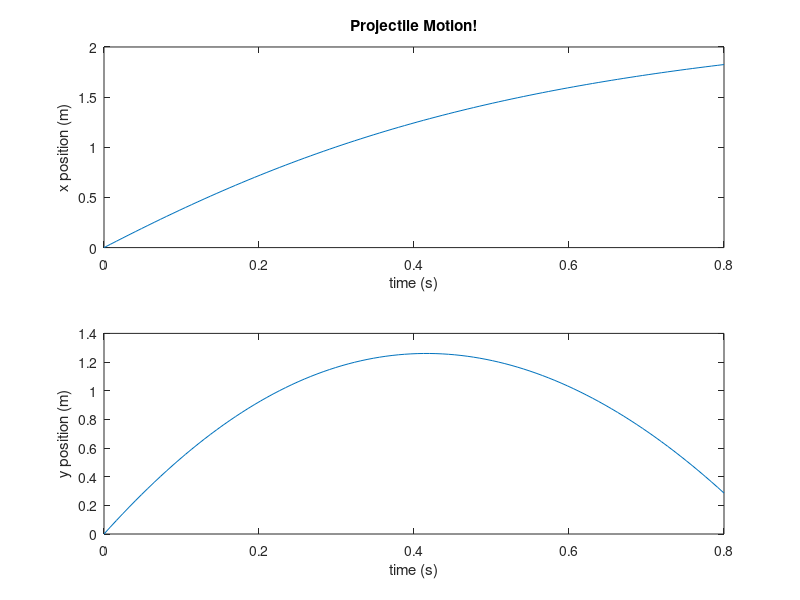
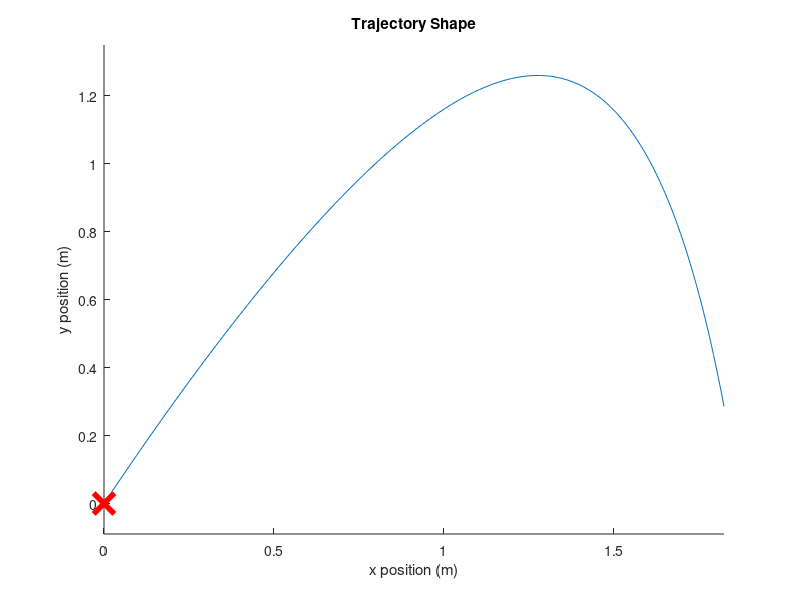

These charts were generated, in order, by the following MATLAB code:
function MAIN_2_projectileMotionWithDrag()
%
% This function uses ode45 to simulate a ball flying through the air,
% subject to linear and quadratic drag forces. 
%

param.mass = 1.0;  % (kg)  mass of ball
param.gravity = 9.81;  % (m/s^2)  gravity accel.
param.linearDragCoefficient = 0.8;  % (Ns/m)
param.quadraticDrawCoefficient = 0.7; % (Ns^2/m^2)

% Initial state:
x0 = 0.0;  %initial position
y0 = 0.0;  %initial height
dx0 = 4.0; %initial x vel.
dy0 = 6.0;  %initial y vel.
z0 = [x0;y0;dx0;dy0];   % Initial state vector

% Set up for ODE45
time = linspace(0, 0.8, 100);
[time, state] = ode45(@ballDynamics,time,z0);

% Plot state vs time:
figure(4); clf;

subplot(2,1,1);
plot(time,state(:,1))
xlabel('time (s)')
ylabel('x position (m)');
title('Projectile Motion!')

subplot(2,1,2); 
plot(time,state(:,2))
xlabel('time (s)')
ylabel('y position (m)');


% Plot trajectory:
figure(5); clf;
xlabel('x position (m)');
ylabel('y position (m)');
title('Trajectory Shape');

hold on;
plot(state(:,1),state(:,2));
plot(state(1,1),state(1,2),'rx',...
    'LineWidth',4,'MarkerSize',15);
axis equal;


    function dz = ballDynamics(t,z)
                
        % Unpack state:
        x = z(1); % Horizontal position of ball
        y = z(2); % Vertical position of ball
        dx = z(3); % horiz. velocity
        dy = z(4); % vert. velocity
        
        % Unpack parameters:
        m = param.mass;
        g = param.gravity;
        c1 = param.linearDragCoefficient;
        c2 = param.quadraticDrawCoefficient;
        
        % Drag force:  (Linear + Quadratic)
        v = sqrt(x^2 + y^2);   % speed of the ball
        Fdx = (-c1*dx) + (-c2*dx*v);   % horizontal terms
        Fdy = (-c1*dx) + (-c2*dx*v);   % vertical terms
        
        % Equations of motion:  
        ddx = Fdx/m;            %vertical acceleration
        ddy = (Fdy - m*g)/m;    %horizontal acceleration
        
        % Pack up derivatives:
        dz = [ dx;dy;ddx;ddy];
        
    end


end

